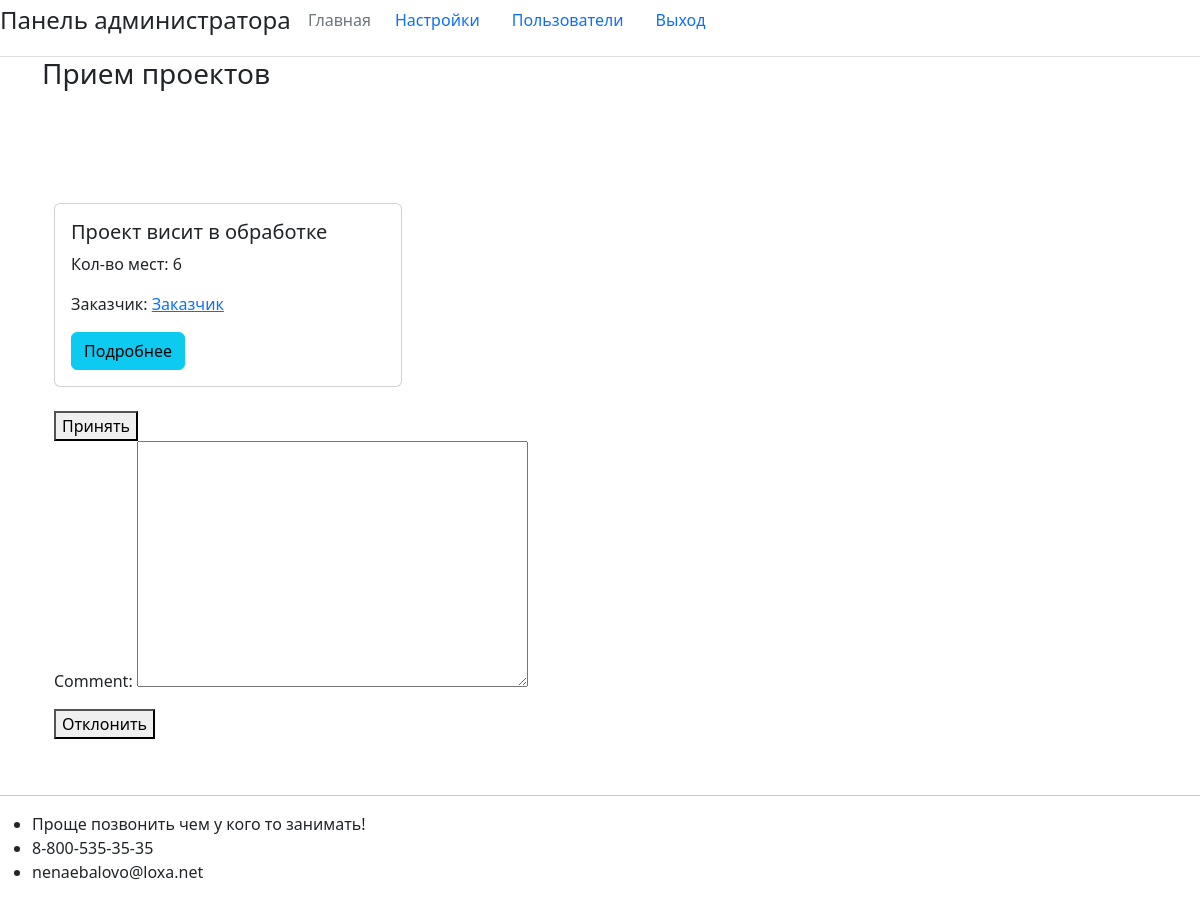
The app's page /administrator/ with its own data.
### showcase_projects/models.py (models this page shows, shortened)
class ModelWithStatus(models.Model):
    class Meta:
        abstract = True
    STATUS_CHOICES = [
        ('accepted', 'Принят'),
        ('processing', 'В обработке'),
        ('rejected', 'Отклонен'),
    ]
    status = models.CharField(max_length=20, choices=STATUS_CHOICES, default='processing')

class Project(ModelWithStatus):
    class Meta:
        permissions = [
            ("change_status_project", "Can change status project"),
        ]
    title = models.CharField(max_length=100)
    place = models.IntegerField(default=6)
    customer = models.ForeignKey(Profile, on_delete=models.CASCADE, related_name='customer')
    lecturer = models.ForeignKey(Profile, on_delete=models.CASCADE, default=None, null=True, blank=True, related_name='lecturer')

### registration/models.py (models this page shows, shortened)
class Profile(models.Model):
    user = models.OneToOneField(
        User, on_delete=models.CASCADE,
    )

### showcase_projects/viewsAdministrator.py (the view, shortened to what this page needs)
# urls.py: path('administrator/', AdministratorProjectsAcceptanceView.as_view(), name='administrator'),
class AdministratorProjectsAcceptanceView(ListView, LoginRequiredMixin, UserPassesTestMixin):
    model = Project
    template_name = 'showcase_projects/administrator/acceptanceProjects.html'
    context_object_name = 'projects'
    def get_queryset(self):
        return Project.objects.filter(status='processing')
    def get_context_data(self, **kwargs):
        context = super().get_context_data(**kwargs)
        context['accept_form'] = AcceptProjectForm()
        context['reject_form'] = RejectProjectForm()
        return context

### showcase_projects/formsAdministrator.py
class AcceptProjectForm(forms.Form):
    pass

class RejectProjectForm(forms.Form):
    comment = forms.CharField(widget=forms.Textarea, required=False)

### showcase_projects/templates/showcase_projects/administrator/acceptanceProjects.html (shortened to what this page needs)
{% extends "showcase_projects/administrator/base.html" %}
{% block content %}
<h3>Прием проектов</h3>
<div style="min-height: 85vh; display: flex; justify-content: center; align-items: center;">
    <div class="container mt-5">
        <div class="row mt-3">
            {% if projects %}
                {% for project in projects %}
                    {% include "showcase_projects/project_card.html" %}
                    <form method="post" action="{% url 'administrator' %}">
                        <button type="submit" name="accept">Принять</button>
                    </form>
                    <form method="post" action="{% url 'administrator' %}">
                        {{ reject_form.as_p }}
                        <button type="submit" name="reject">Отклонить</button>
                    </form>
                {% endfor %}
            {% else %}
                <h2>Заявок на проекты нет</h2>
            {% endif %}
        </div>
    </div>
</div>
{% endblock content %}

### showcase_projects/templates/showcase_projects/project_card.html
<div class="col-md-4 mb-4">
    <div class="card">
        <div class="card-body">
            <h5 class="card-title">{{ project.title }}</h5>
            <p class="card-text">Кол-во мест: {{ project.place }}</p>
            <p class="card-text">Заказчик:
                <a href="{% url 'project-user' project.customer.user.username %}" class="card-text">{{ project.customer.user.username }}</a>
            </p>
            <a href="{% url 'project-detail' project.id %}" class="btn btn-info">Подробнее</a>
        </div>
    </div>
</div>

### records on screen
Project: title "Проект висит в обработке", place "6", customer.user.username "Заказчик"
